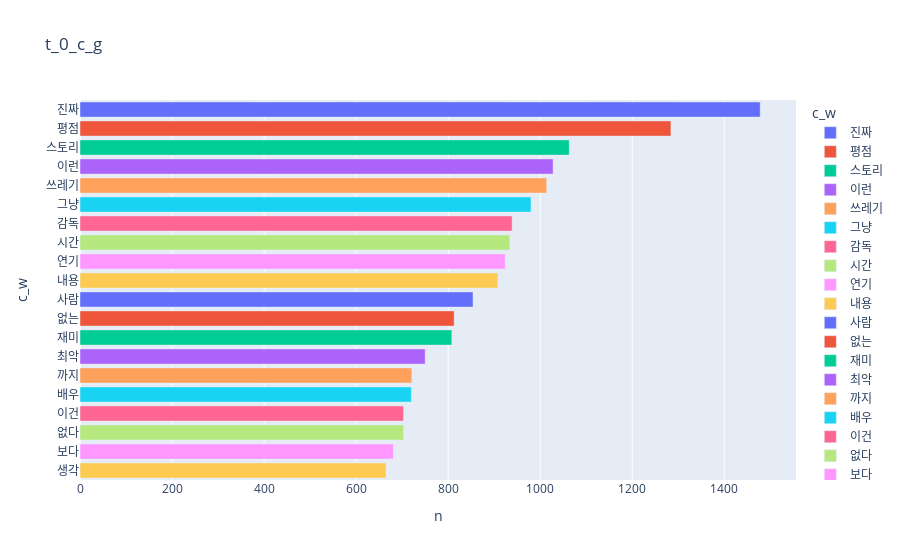

The cell this chart's notebook holds for it:
### Code cell
t_l_0_data=dict(N_그램_표현(t_l_0_s,20,1))
v_df2=pd.DataFrame(columns=['c_w','n'])
v_df2['c_w']=list(t_l_0_data.keys())
v_df2['n']=list(t_l_0_data.values())
fig=px.bar(v_df2,x='n',y='c_w',orientation='h',title='t_0_c_g',color='c_w')#orientation:동작 형식
fig.show()

### Figure 1 — Plotly figure (JSON) as saved in the notebook; plotly's stock layout.template omitted (floating-point values rounded to 4 significant figures)
{"data": [{"alignmentgroup": "True", "hovertemplate": "c_w=%{y}<br>n=%{x}<extra></extra>", "legendgroup": "진짜", "marker": {"color": "#636efa", "pattern": {"shape": ""}}, "name": "진짜", "offsetgroup": "진짜", "orientation": "h", "showlegend": true, "textposition": "auto", "type": "bar", "x": [1478], "xaxis": "x", "y": ["진짜"], "yaxis": "y"}, {"alignmentgroup": "True", "hovertemplate": "c_w=%{y}<br>n=%{x}<extra></extra>", "legendgroup": "평점", "marker": {"color": "#EF553B", "pattern": {"shape": ""}}, "name": "평점", "offsetgroup": "평점", "orientation": "h", "showlegend": true, "textposition": "auto", "type": "bar", "x": [1284], "xaxis": "x", "y": ["평점"], "yaxis": "y"}, {"alignmentgroup": "True", "hovertemplate": "c_w=%{y}<br>n=%{x}<extra></extra>", "legendgroup": "스토리", "marker": {"color": "#00cc96", "pattern": {"shape": ""}}, "name": "스토리", "offsetgroup": "스토리", "orientation": "h", "showlegend": true, "textposition": "auto", "type": "bar", "x": [1063], "xaxis": "x", "y": ["스토리"], "yaxis": "y"}, {"alignmentgroup": "True", "hovertemplate": "c_w=%{y}<br>n=%{x}<extra></extra>", "legendgroup": "이런", "marker": {"color": "#ab63fa", "pattern": {"shape": ""}}, "name": "이런", "offsetgroup": "이런", "orientation": "h", "showlegend": true, "textposition": "auto", "type": "bar", "x": [1028], "xaxis": "x", "y": ["이런"], "yaxis": "y"}, {"alignmentgroup": "True", "hovertemplate": "c_w=%{y}<br>n=%{x}<extra></extra>", "legendgroup": "쓰레기", "marker": {"color": "#FFA15A", "pattern": {"shape": ""}}, "name": "쓰레기", "offsetgroup": "쓰레기", "orientation": "h", "showlegend": true, "textposition": "auto", "type": "bar", "x": [1014], "xaxis": "x", "y": ["쓰레기"], "yaxis": "y"}, {"alignmentgroup": "True", "hovertemplate": "c_w=%{y}<br>n=%{x}<extra></extra>", "legendgroup": "그냥", "marker": {"color": "#19d3f3", "pattern": {"shape": ""}}, "name": "그냥", "offsetgroup": "그냥", "orientation": "h", "showlegend": true, "textposition": "auto", "type": "bar", "x": [980], "xaxis": "x", "y": ["그냥"], "yaxis": "y"}, {"alignmentgroup": "True", "hovertemplate": "c_w=%{y}<br>n=%{x}<extra></extra>", "legendgroup": "감독", "marker": {"color": "#FF6692", "pattern": {"shape": ""}}, "name": "감독", "offsetgroup": "감독", "orientation": "h", "showlegend": true, "textposition": "auto", "type": "bar", "x": [939], "xaxis": "x", "y": ["감독"], "yaxis": "y"}, {"alignmentgroup": "True", "hovertemplate": "c_w=%{y}<br>n=%{x}<extra></extra>", "legendgroup": "시간", "marker": {"color": "#B6E880", "pattern": {"shape": ""}}, "name": "시간", "offsetgroup": "시간", "orientation": "h", "showlegend": true, "textposition": "auto", "type": "bar", "x": [934], "xaxis": "x", "y": ["시간"], "yaxis": "y"}, {"alignmentgroup": "True", "hovertemplate": "c_w=%{y}<br>n=%{x}<extra></extra>", "legendgroup": "연기", "marker": {"color": "#FF97FF", "pattern": {"shape": ""}}, "name": "연기", "offsetgroup": "연기", "orientation": "h", "showlegend": true, "textposition": "auto", "type": "bar", "x": [924], "xaxis": "x", "y": ["연기"], "yaxis": "y"}, {"alignmentgroup": "True", "hovertemplate": "c_w=%{y}<br>n=%{x}<extra></extra>", "legendgroup": "내용", "marker": {"color": "#FECB52", "pattern": {"shape": ""}}, "name": "내용", "offsetgroup": "내용", "orientation": "h", "showlegend": true, "textposition": "auto", "type": "bar", "x": [908], "xaxis": "x", "y": ["내용"], "yaxis": "y"}, {"alignmentgroup": "True", "hovertemplate": "c_w=%{y}<br>n=%{x}<extra></extra>", "legendgroup": "사람", "marker": {"color": "#636efa", "pattern": {"shape": ""}}, "name": "사람", "offsetgroup": "사람", "orientation": "h", "showlegend": true, "textposition": "auto", "type": "bar", "x": [854], "xaxis": "x", "y": ["사람"], "yaxis": "y"}, {"alignmentgroup": "True", "hovertemplate": "c_w=%{y}<br>n=%{x}<extra></extra>", "legendgroup": "없는", "marker": {"color": "#EF553B", "pattern": {"shape": ""}}, "name": "없는", "offsetgroup": "없는", "orientation": "h", "showlegend": true, "textposition": "auto", "type": "bar", "x": [813], "xaxis": "x", "y": ["없는"], "yaxis": "y"}, {"alignmentgroup": "True", "hovertemplate": "c_w=%{y}<br>n=%{x}<extra></extra>", "legendgroup": "재미", "marker": {"color": "#00cc96", "pattern": {"shape": ""}}, "name": "재미", "offsetgroup": "재미", "orientation": "h", "showlegend": true, "textposition": "auto", "type": "bar", "x": [808], "xaxis": "x", "y": ["재미"], "yaxis": "y"}, {"alignmentgroup": "True", "hovertemplate": "c_w=%{y}<br>n=%{x}<extra></extra>", "legendgroup": "최악", "marker": {"color": "#ab63fa", "pattern": {"shape": ""}}, "name": "최악", "offsetgroup": "최악", "orientation": "h", "showlegend": true, "textposition": "auto", "type": "bar", "x": [750], "xaxis": "x", "y": ["최악"], "yaxis": "y"}, {"alignmentgroup": "True", "hovertemplate": "c_w=%{y}<br>n=%{x}<extra></extra>", "legendgroup": "까지", "marker": {"color": "#FFA15A", "pattern": {"shape": ""}}, "name": "까지", "offsetgroup": "까지", "orientation": "h", "showlegend": true, "textposition": "auto", "type": "bar", "x": [721], "xaxis": "x", "y": ["까지"], "yaxis": "y"}, {"alignmentgroup": "True", "hovertemplate": "c_w=%{y}<br>n=%{x}<extra></extra>", "legendgroup": "배우", "marker": {"color": "#19d3f3", "pattern": {"shape": ""}}, "name": "배우", "offsetgroup": "배우", "orientation": "h", "showlegend": true, "textposition": "auto", "type": "bar", "x": [720], "xaxis": "x", "y": ["배우"], "yaxis": "y"}, {"alignmentgroup": "True", "hovertemplate": "c_w=%{y}<br>n=%{x}<extra></extra>", "legendgroup": "이건", "marker": {"color": "#FF6692", "pattern": {"shape": ""}}, "name": "이건", "offsetgroup": "이건", "orientation": "h", "showlegend": true, "textposition": "auto", "type": "bar", "x": [703], "xaxis": "x", "y": ["이건"], "yaxis": "y"}, {"alignmentgroup": "True", "hovertemplate": "c_w=%{y}<br>n=%{x}<extra></extra>", "legendgroup": "없다", "marker": {"color": "#B6E880", "pattern": {"shape": ""}}, "name": "없다", "offsetgroup": "없다", "orientation": "h", "showlegend": true, "textposition": "auto", "type": "bar", "x": [703], "xaxis": "x", "y": ["없다"], "yaxis": "y"}, {"alignmentgroup": "True", "hovertemplate": "c_w=%{y}<br>n=%{x}<extra></extra>", "legendgroup": "보다", "marker": {"color": "#FF97FF", "pattern": {"shape": ""}}, "name": "보다", "offsetgroup": "보다", "orientation": "h", "showlegend": true, "textposition": "auto", "type": "bar", "x": [681], "xaxis": "x", "y": ["보다"], "yaxis": "y"}, {"alignmentgroup": "True", "hovertemplate": "c_w=%{y}<br>n=%{x}<extra></extra>", "legendgroup": "생각", "marker": {"color": "#FECB52", "pattern": {"shape": ""}}, "name": "생각", "offsetgroup": "생각", "orientation": "h", "showlegend": true, "textposition": "auto", "type": "bar", "x": [665], "xaxis": "x", "y": ["생각"], "yaxis": "y"}], "layout": {"barmode": "relative", "legend": {"title": {"text": "c_w"}, "tracegroupgap": 0}, "title": {"text": "t_0_c_g"}, "xaxis": {"anchor": "y", "domain": [0, 1], "title": {"text": "n"}}, "yaxis": {"anchor": "x", "categoryarray": ["생각", "보다", "없다", "이건", "배우", "까지", "최악", "재미", "없는", "사람", "내용", "연기", "시간", "감독", "그냥", "쓰레기", "이런", "스토리", "평점", "진짜"], "categoryorder": "array", "domain": [0, 1], "title": {"text": "c_w"}}}}
